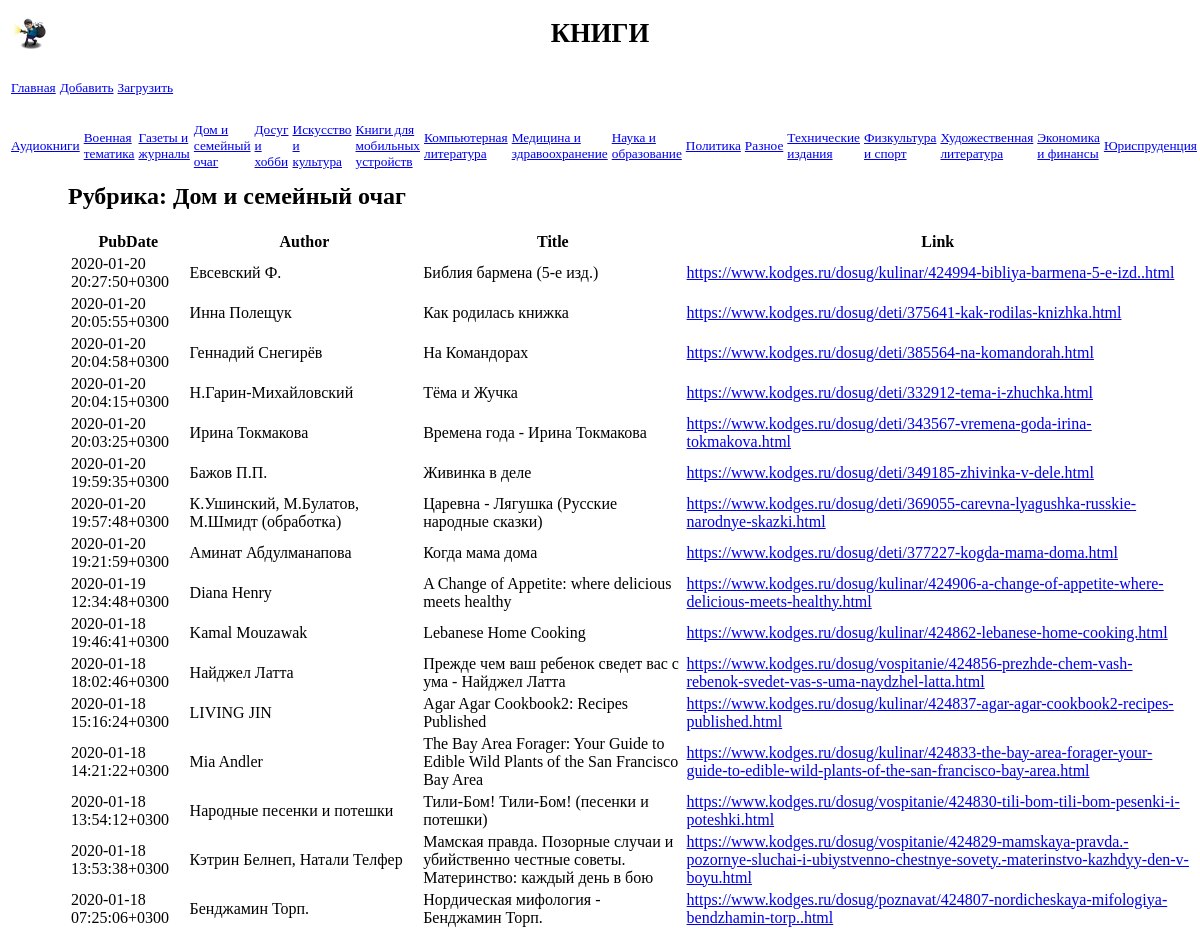
The page /arkadiy39/books/5 (upper part) on the database as committed earlier.
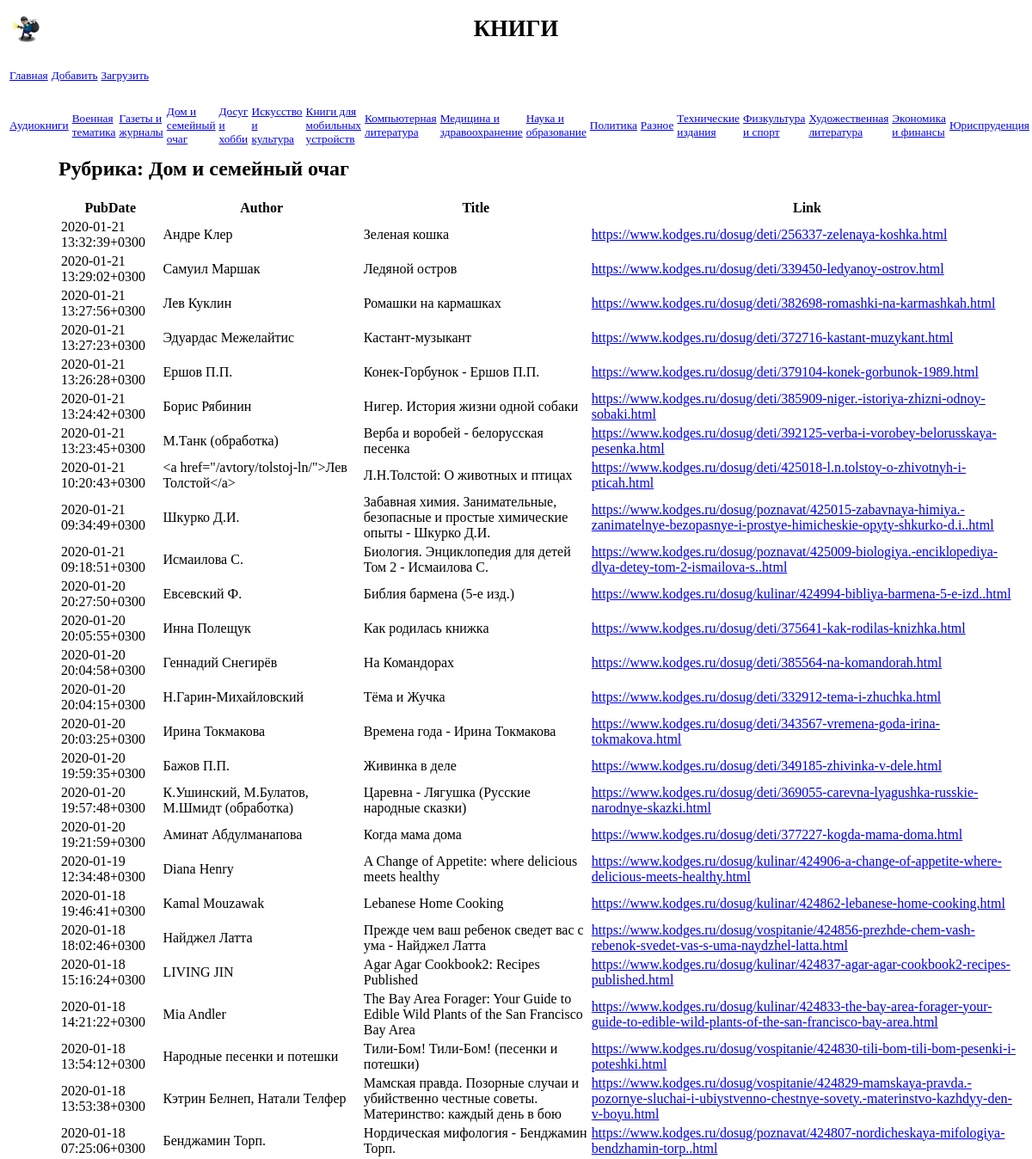
The same page on the database as committed later.
### arkadiy39/models.py (models this page shows, shortened)
class Rubric(models.Model):
    name = models.CharField(max_length=20, db_index=True, verbose_name='Название')
    class Meta:
        verbose_name_plural = "Рубрики"
        verbose_name = "Рубрика"
        ordering = ['name']

class Books(models.Model):
    rubric = models.ForeignKey('Rubric', null=True, on_delete=models.PROTECT, verbose_name='Рубрика')
    date = models.CharField(max_length=50)
    pubdate = models.CharField(max_length=50)
    year = models.CharField(max_length=50)
    author = models.CharField(max_length=50)
    title = models.CharField(max_length=100)
    pages = models.CharField(max_length=50, null=True, blank=True)
    format = models.CharField(max_length=50, null=True, blank=True)
    size = models.CharField(max_length=50, null=True, blank=True)
    quality = models.CharField(max_length=50, null=True, blank=True)
    language = models.CharField(max_length=50, null=True, blank=True)
    crc32 = models.CharField(max_length=50, null=True, blank=True)
    description = models.TextField(null=True, blank=True)
    link = models.TextField(null=True, blank=True)
    category = models.TextField(null=True, blank=True)
    downloaded = models.IntegerField(default=0)
    file = models.CharField(null=True, max_length=100)
    class Meta:
        verbose_name_plural = "Книги"
        verbose_name = "Книга"
        ordering = ['-pubdate']

### arkadiy39/views.py (the view)
# urls.py: path('books/<int:rubric_id>',books_by_rubric,name='books_by_rubric'),
def books_by_rubric(request,rubric_id):
    books=Books.objects.filter(rubric=rubric_id)
    rubrics=Rubric.objects.all()
    current_rubric=Rubric.objects.get(pk=rubric_id)
    context={'books':books,'rubrics':rubrics,'current_rubric':current_rubric}
    return render(request,'arkadiy39/books_by_rubric.html',context)

### arkadiy39/templates/arkadiy39/books_by_rubric.html (shortened to what this page needs)
{%extends "layout/basic.html"%}
{%block content%}
	<h2>Рубрика: {{current_rubric.name}}</h2>
	<div>
			<TABLE>
				<tr>
				<th>PubDate</th>
				<th>Author</th>
				<th>Title</th>
				<th>Link</th>
				</tr>
	{%for book in books%}
			<tr>
				<td>{{book.pubdate}}</td>
				<td>{{book.author}}</td>
				<td>{{book.title}}</td>
				<td><a href='{{book.link}}' target='_blank'>{{book.link}}</a></td>
			</tr>
	{%endfor%}
			</table>
	</div>
{%endblock%}

### arkadiy39/templates/layout/basic.html (shortened to what this page needs)
{%load static%}
<!DOCTYPE html>
<html>
<head>
	<link rel="stylesheet" type="text/css" href="{%static 'books/books_style.css'%}">
</head>
<body>
	<header>
        <h1>Книги</h1>
    </header>
    <nav>
		<table class="table-nav-top">
        <tr>
            <td><a href="{%url 'books_index'%}">Главная</a></td>
            <td><a href="{%url 'add'%}">Добавить</a></td>
            <td><a href="{%url 'load'%}">Загрузить</a></td>
        </tr>
        </table>
		<table class="table-nav">
		<tr>
        {%for rubric in rubrics%}
            <td><a href="{%url 'books_by_rubric' rubric.pk%}">{{rubric.name}}</a></td>
		{%endfor%}
        </tr>
        </table>
	</nav>
	<section>
        {%block content%}
		{%endblock%}
    </section>
</body>
</html>

### arkadiy39/static/books/books_style.css (style rules this page uses)
header h1 { font-size: 20pt; text-transform: uppercase; text-align: center; background: url("rudy-book-thief-clipart-3.png") left /auto 100% no-repeat; }
nav { font-size: 10pt; width: 100%; float: left; }
nav a { display: block; margin: 10px 0px; }
section { margin-left: 60px; }

Rows that differ between the two databases and show on the page:
added Books: pubdate "2020-01-21 13:32:39+0300", author "Андре Клер", title "Зеленая кошка", link "https://www.kodges.ru/dosug/deti/256337-zelenaya-koshka.html"
added Books: pubdate "2020-01-21 13:29:02+0300", author "Самуил Маршак", title "Ледяной остров", link "https://www.kodges.ru/dosug/deti/339450-ledyanoy-ostrov.html"
added Books: pubdate "2020-01-21 13:27:56+0300", author "Лев Куклин", title "Ромашки на кармашках", link "https://www.kodges.ru/dosug/deti/382698-romashki-na-karmashkah.html"
added Books: pubdate "2020-01-21 13:27:23+0300", author "Эдуардас Межелайтис", title "Кастант-музыкант", link "https://www.kodges.ru/dosug/deti/372716-kastant-muzykant.html"
added Books: pubdate "2020-01-21 13:26:28+0300", author "Ершов П.П.", title "Конек-Горбунок - Ершов П.П.", link "https://www.kodges.ru/dosug/deti/379104-konek-gorbunok-1989.html"
added Books: pubdate "2020-01-21 13:24:42+0300", author "Борис Рябинин", title "Нигер. История жизни одной собаки", link "https://www.kodges.ru/dosug/deti/385909-niger.-istoriya-zhizni-odnoy-sobaki.html"
added Books: pubdate "2020-01-21 13:23:45+0300", author "М.Танк (обработка)", title "Верба и воробей - белорусская песенка", link "https://www.kodges.ru/dosug/deti/392125-verba-i-vorobey-belorusskaya-pesenka.html"
added Books: pubdate "2020-01-21 10:20:43+0300", author "<a href=\"/avtory/tolstoj-ln/\">Лев Толстой</a>", title "Л.Н.Толстой: О животных и птицах", link "https://www.kodges.ru/dosug/deti/425018-l.n.tolstoy-o-zhivotnyh-i-pticah.html"
added Books: pubdate "2020-01-21 09:34:49+0300", author "Шкурко Д.И.", title "Забавная химия. Занимательные, безопасные и простые химические опыты - Шкурко Д.И.", link "https://www.kodges.ru/dosug/poznavat/425015-zabavnaya-himiya.-zanimatelnye-bezopasnye-i-prostye-himicheskie-opyty-shkurko-d.i..html"
added Books: pubdate "2020-01-21 09:18:51+0300", author "Исмаилова С.", title "Биология. Энциклопедия для детей Том 2 - Исмаилова С.", link "https://www.kodges.ru/dosug/poznavat/425009-biologiya.-enciklopediya-dlya-detey-tom-2-ismailova-s..html"
